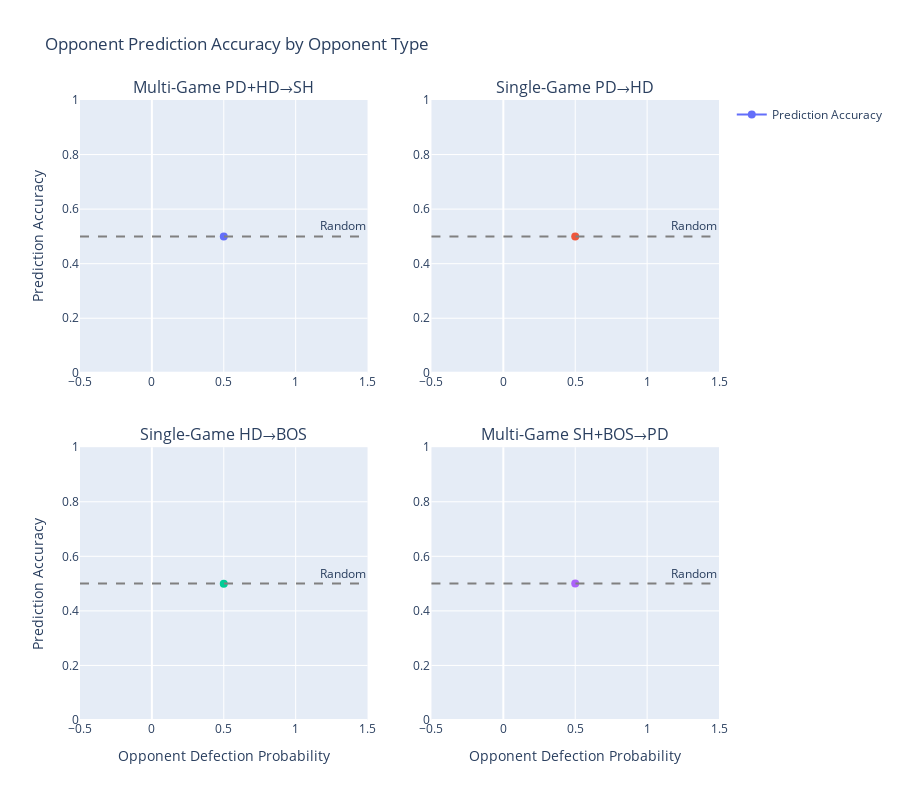

Notebook cell for this chart:
### Markdown cell above
### 3.3 Opponent Prediction by Opponent Type

Examine how well the network predicts different opponent types (different defection probabilities).

### Code cell
if 'opponent_policy_prob_cooperate' in all_training.columns and 'opponent_action' in all_training.columns:
    # Look for opponent type/probability column
    opp_type_col = None
    for col in all_training.columns:
        if 'opponent' in col.lower() and ('defection' in col.lower() or 'prob' in col.lower() or 'type' in col.lower()):
            if col not in ['opponent_policy_prob_cooperate', 'opponent_policy_prob_defect', 'opponent_action']:
                opp_type_col = col
                break
    
    if opp_type_col:
        print(f"Found opponent type column: {opp_type_col}")
        
        print("\n" + "=" * 80)
        print("PREDICTION ACCURACY BY OPPONENT TYPE")
        print("=" * 80)
        
        fig = make_subplots(
            rows=2, cols=2,
            subplot_titles=[config['name'] for config in TASK_CONFIGS.values()],
            vertical_spacing=0.12,
            horizontal_spacing=0.10
        )
        
        for idx, (task_id, config) in enumerate(TASK_CONFIGS.items()):
            row = idx // 2 + 1
            col = idx % 2 + 1
            
            task_data = all_training[all_training['task_id'] == task_id].copy()
            
            if len(task_data) > 0 and opp_type_col in task_data.columns:
                # Group by opponent type
                opp_stats = task_data.groupby(opp_type_col).agg({
                    'opponent_policy_prob_cooperate': 'mean' if 'opponent_policy_prob_cooperate' in task_data.columns else None,
                    'opponent_policy_prob_defect': 'mean' if 'opponent_policy_prob_defect' in task_data.columns else None,
                    'opponent_action': 'mean' if 'opponent_action' in task_data.columns else None
                }).reset_index()
                
                # Remove None columns
                opp_stats = opp_stats.dropna(axis=1, how='all')
                
                if 'opponent_policy_prob_cooperate' in opp_stats.columns:
                    # Plot accuracy by opponent type
                    fig.add_trace(
                        go.Scatter(
                            x=opp_stats[opp_type_col],
                            y=opp_stats['opponent_policy_prob_cooperate'],
                            mode='lines+markers',
                            name='Prediction Accuracy',
                            line=dict(width=2),
                            marker=dict(size=8),
                            showlegend=(idx == 0)
                        ),
                        row=row, col=col
                    )
                    
                    # Add 50% baseline
                    fig.add_hline(y=0.5, line_dash="dash", line_color="gray",
                                 annotation_text="Random", row=row, col=col)
        
        if 'opponent_policy_prob_cooperate' in all_training.columns:
            fig.update_xaxes(title_text="Opponent Defection Probability", row=2, col=1)
            fig.update_xaxes(title_text="Opponent Defection Probability", row=2, col=2)
            fig.update_yaxes(title_text="Prediction Accuracy", row=1, col=1)
            fig.update_yaxes(title_text="Prediction Accuracy", row=2, col=1)
            fig.update_yaxes(range=[0, 1])
            
            fig.update_layout(
                title_text="Opponent Prediction Accuracy by Opponent Type",
                height=800
            )
            
            fig.show()
        
        # Print statistics by opponent type
        print("\nAccuracy breakdown by opponent type:")
        for task_id, config in TASK_CONFIGS.items():
            task_data = all_training[all_training['task_id'] == task_id].copy()
            
            if len(task_data) > 0 and opp_type_col in task_data.columns:
                print(f"\n{config['name']}:")
                
                if 'opponent_policy_prob_cooperate' in task_data.columns:
                    opp_acc = task_data.groupby(opp_type_col)['opponent_policy_prob_cooperate'].mean()
                    for opp_type, acc in opp_acc.items():
                        print(f"  Opponent {opp_type}: {acc:.4f} accuracy")
                else:
                    print("  (Accuracy metric not computed)")
    else:
        print("⚠️  No opponent type column found in training data")
        print("Available columns:", [col for col in all_training.columns if 'opponent' in col.lower()])
else:
    print("⚠️  Opponent policy predictions not available for analysis by type")

### Figure 1 — Plotly figure (JSON) as saved in the notebook; plotly's stock layout.template omitted (floating-point values rounded to 4 significant figures)
{"data": [{"line": {"width": 2}, "marker": {"size": 8}, "mode": "lines+markers", "name": "Prediction Accuracy", "showlegend": true, "type": "scatter", "x": [0.5], "xaxis": "x", "y": [0.4998], "yaxis": "y"}, {"line": {"width": 2}, "marker": {"size": 8}, "mode": "lines+markers", "name": "Prediction Accuracy", "showlegend": false, "type": "scatter", "x": [0.5], "xaxis": "x2", "y": [0.4999], "yaxis": "y2"}, {"line": {"width": 2}, "marker": {"size": 8}, "mode": "lines+markers", "name": "Prediction Accuracy", "showlegend": false, "type": "scatter", "x": [0.5], "xaxis": "x3", "y": [0.4999], "yaxis": "y3"}, {"line": {"width": 2}, "marker": {"size": 8}, "mode": "lines+markers", "name": "Prediction Accuracy", "showlegend": false, "type": "scatter", "x": [0.5], "xaxis": "x4", "y": [0.4999], "yaxis": "y4"}], "layout": {"annotations": [{"font": {"size": 16}, "showarrow": false, "text": "Multi-Game PD+HD→SH", "x": 0.225, "xanchor": "center", "xref": "paper", "y": 1, "yanchor": "bottom", "yref": "paper"}, {"font": {"size": 16}, "showarrow": false, "text": "Single-Game PD→HD", "x": 0.775, "xanchor": "center", "xref": "paper", "y": 1, "yanchor": "bottom", "yref": "paper"}, {"font": {"size": 16}, "showarrow": false, "text": "Single-Game HD→BOS", "x": 0.225, "xanchor": "center", "xref": "paper", "y": 0.44, "yanchor": "bottom", "yref": "paper"}, {"font": {"size": 16}, "showarrow": false, "text": "Multi-Game SH+BOS→PD", "x": 0.775, "xanchor": "center", "xref": "paper", "y": 0.44, "yanchor": "bottom", "yref": "paper"}, {"showarrow": false, "text": "Random", "x": 1, "xanchor": "right", "xref": "x domain", "y": 0.5, "yanchor": "bottom", "yref": "y"}, {"showarrow": false, "text": "Random", "x": 1, "xanchor": "right", "xref": "x2 domain", "y": 0.5, "yanchor": "bottom", "yref": "y2"}, {"showarrow": false, "text": "Random", "x": 1, "xanchor": "right", "xref": "x3 domain", "y": 0.5, "yanchor": "bottom", "yref": "y3"}, {"showarrow": false, "text": "Random", "x": 1, "xanchor": "right", "xref": "x4 domain", "y": 0.5, "yanchor": "bottom", "yref": "y4"}], "height": 800, "shapes": [{"line": {"color": "gray", "dash": "dash"}, "type": "line", "x0": 0, "x1": 1, "xref": "x domain", "y0": 0.5, "y1": 0.5, "yref": "y"}, {"line": {"color": "gray", "dash": "dash"}, "type": "line", "x0": 0, "x1": 1, "xref": "x2 domain", "y0": 0.5, "y1": 0.5, "yref": "y2"}, {"line": {"color": "gray", "dash": "dash"}, "type": "line", "x0": 0, "x1": 1, "xref": "x3 domain", "y0": 0.5, "y1": 0.5, "yref": "y3"}, {"line": {"color": "gray", "dash": "dash"}, "type": "line", "x0": 0, "x1": 1, "xref": "x4 domain", "y0": 0.5, "y1": 0.5, "yref": "y4"}], "title": {"text": "Opponent Prediction Accuracy by Opponent Type"}, "xaxis": {"anchor": "y", "domain": [0, 0.45]}, "xaxis2": {"anchor": "y2", "domain": [0.55, 1]}, "xaxis3": {"anchor": "y3", "domain": [0, 0.45], "title": {"text": "Opponent Defection Probability"}}, "xaxis4": {"anchor": "y4", "domain": [0.55, 1], "title": {"text": "Opponent Defection Probability"}}, "yaxis": {"anchor": "x", "domain": [0.56, 1], "range": [0, 1], "title": {"text": "Prediction Accuracy"}}, "yaxis2": {"anchor": "x2", "domain": [0.56, 1], "range": [0, 1]}, "yaxis3": {"anchor": "x3", "domain": [0, 0.44], "range": [0, 1], "title": {"text": "Prediction Accuracy"}}, "yaxis4": {"anchor": "x4", "domain": [0, 0.44], "range": [0, 1]}}}
